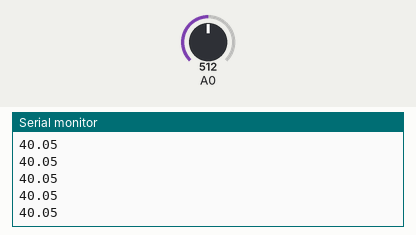
Bench run of a sketch on a simulated Arduino Uno, built with avr-gcc and run on an emulated ATmega328P. Parts: the last lines printed to the serial monitor. The inputs (shaded band) are chosen by the test bench; at power-on: A0 = 512.

Above: at 1.2 s.
1.3 s: A0 set to 716
At 1.33 s:
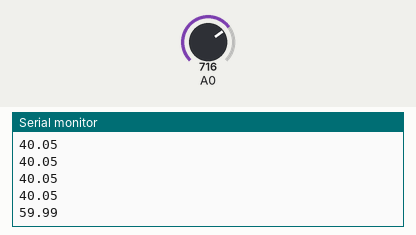
2.8 s: A0 set to 900
At 2.8 s:
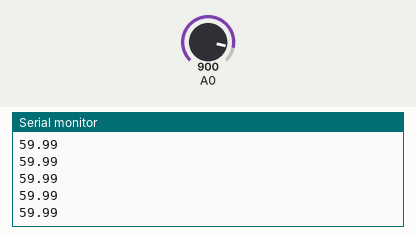
Timing chart, 0 to 5.8 s (numbered marks = the images above; inputs shaded):
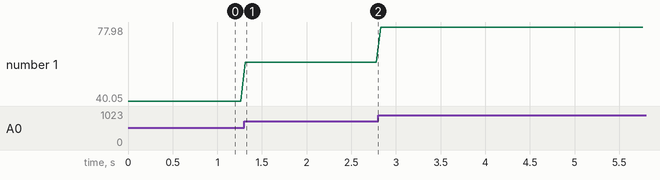

The sketch:

plastenik.ino
```cpp
int crveniLed = 2;
int zeleniLed = 3;


void setup(){
    Serial.begin(9600);
    pinMode(crveniLed,INPUT);
    pinMode(zeleniLed,INPUT);
}

void loop(){
    int sensorValue = analogRead(A0); //citaj senzor(velicine od 0-1023)
    float voltage = sensorValue * (5.0 / 1023.0); //konvertovanje diskretne velicine u napon
    float tmp = 20*voltage - 10; //formula koju dobijemo sa slike zadatka za temperaturu
    Serial.println(tmp); //ispisem temperaturu na serijskom monitoru
    if(tmp >= 30) digitalWrite(zeleniLed, HIGH); //ako je temp veca od 30 ukljuci ventilator
    if(tmp <= 25) digitalWrite(zeleniLed, LOW); //ako se temp smanji na 25 iskljuci ventilator
    if(tmp <= 20) digitalWrite(crveniLed, HIGH); //ako je temp manja od 20 ukljuci grejanje
    if(tmp >= 25) digitalWrite(crveniLed, LOW); //ako je temp veca od 25 iskljuci grejanje

    delay(50);
}

 
```

Measured:
- after the input at 1.3 s, the serial monitor: prints a new line at once (image 1)
- plotted number 1: 40.05 → 59.99 after the input at 1.3 s, 59.99 → 77.98 after the input at 2.8 s
